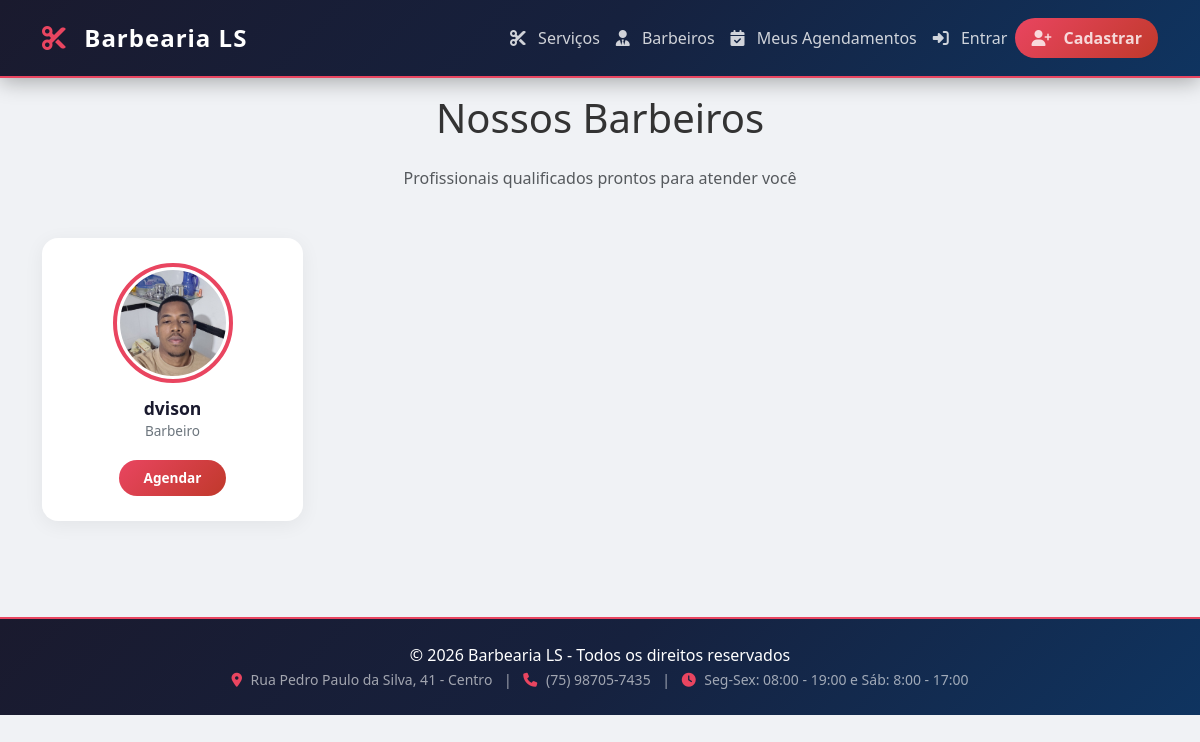
/cliente/barbeiros/, run on the app's committed database.
### apps/barbers/models.py (models this page shows, shortened)
class Barber(BaseModel):
    class BarberStatus(models.TextChoices):
        ACTIVE = 'active', 'Ativo'
        INACTIVE = 'inactive', 'Inativo'
        ON_VACATION = 'on_vacation', 'Em Férias'
        ON_LEAVE = 'on_leave', 'Afastado'
    user = models.OneToOneField(
        User,
        on_delete=models.PROTECT,
        related_name='barber_profile',
        verbose_name=_('Usuário')
    )
    registration_number = models.CharField(
        _('Número de Registro'),
        max_length=20,
        unique=True,
        blank=True,
        null=True,
        help_text='Número de registro profissional (se aplicável)'
    )
    specialty = models.CharField(
        _('Especialidade'),
        max_length=100,
        blank=True,
        help_text='Especialidade principal do barbeiro'
    )
    bio = models.TextField(
        _('Biografia'),
        max_length=500,
        blank=True,
        help_text='Breve descrição sobre o barbeiro'
    )
    experience_years = models.PositiveIntegerField(
        _('Anos de Experiência'),
        default=0,
        help_text='Anos de experiência profissional'
    )
    commission_percentage = models.DecimalField(
        _('Percentual de Comissão'),
        max_digits=5,
        decimal_places=2,
        default=30.00,
        validators=[validate_percentage],
        help_text='Percentual de comissão sobre os serviços'
    )
    status = models.CharField(
        _('Status'),
        max_length=20,
        choices=BarberStatus.choices,
        default=BarberStatus.ACTIVE,
        db_index=True
    )
    total_services = models.PositiveIntegerField(
        _('Total de Serviços'),
        default=0,
        help_text='Total de serviços realizados'
    )
    image = models.ImageField(
        _('Imagem'),
        upload_to='barbers/%Y/%m/',
        blank=True,
        null=True,
        help_text='Foto do barbeiro'
    )
    class Meta:
        verbose_name = _('Barbeiro')
        verbose_name_plural = _('Barbeiros')
        ordering = ['user__first_name', 'user__last_name']
        indexes = [
            models.Index(fields=['status', 'is_active']),
            models.Index(fields=['user', 'is_active']),
        ]
    @property
    def full_name(self):
        return self.user.get_full_name()

### apps/accounts/models.py (models this page shows, shortened)
class User(AbstractUser):
    class UserType(models.TextChoices):
        ADMIN = 'admin', 'Administrador'
        MANAGER = 'manager', 'Gerente'
        BARBER = 'barber', 'Barbeiro'
        RECEPTIONIST = 'receptionist', 'Recepcionista'
        CUSTOMER = 'customer', 'Cliente'
    cpf = models.CharField(
        'CPF',
        max_length=14,
        unique=True,
        validators=[validate_cpf],
        blank=True,
        null=True,
        help_text='CPF do usuário (apenas números)'
    )
    phone = models.CharField(
        'Telefone',
        max_length=15,
        validators=[validate_phone],
        blank=True,
        help_text='Telefone com DDD (apenas números)'
    )
    birth_date = models.DateField(
        'Data de Nascimento',
        blank=True,
        null=True
    )
    user_type = models.CharField(
        'Tipo de Usuário',
        max_length=20,
        choices=UserType.choices,
        default=UserType.CUSTOMER,
        db_index=True
    )
    avatar = models.ImageField(
        'Avatar',
        upload_to='profiles/avatars/%Y/%m/',
        blank=True,
        null=True,
        help_text='Imagem de perfil do usuário'
    )
    bio = models.TextField(
        'Biografia',
        max_length=500,
        blank=True,
        help_text='Breve descrição sobre o usuário'
    )
    is_active = models.BooleanField(
        'Ativo',
        default=True,
        db_index=True,
        help_text='Desative para bloquear o acesso do usuário'
    )
    last_activity = models.DateTimeField(
        'Última Atividade',
        blank=True,
        null=True,
        editable=False
    )
    created_at = models.DateTimeField(
        'Criado em',
        auto_now_add=True,
        editable=False
    )
    updated_at = models.DateTimeField(
        'Atualizado em',
        auto_now=True,
        editable=False
    )
    objects = UserManager()  # Usar o UserManager
    all_objects = models.Manager()
    class Meta:
        db_table = 'auth_user'
        verbose_name = _('Usuário')
        verbose_name_plural = _('Usuários')
        ordering = ['-date_joined']
        indexes = [
            models.Index(fields=['username', 'is_active']),
            models.Index(fields=['email', 'is_active']),
            models.Index(fields=['cpf']),
        ]
    def get_full_name(self):
        if self.first_name and self.last_name:
            return f'{self.first_name} {self.last_name}'
        return self.first_name or self.username

### apps/client/views.py (the view)
# urls.py: path('barbeiros/', views.ClientBarberListView.as_view(), name='barbers'),
class ClientBarberListView(ListView):
    model = Barber
    template_name = 'client/barbers.html'
    context_object_name = 'barbers'
    paginate_by = 12
    def get_queryset(self):
        return Barber.objects.filter(status='active', is_active=True)

### templates/client/barbers.html (shortened to what this page needs)
{% extends 'client/base.html' %}
{% load static %}
{% block content %}
<div class="container py-4">
    <h1 class="text-center mb-4">Nossos Barbeiros</h1>
    <p class="text-center text-muted mb-5">Profissionais qualificados prontos para atender você</p>
    <div class="row">
        {% for barber in barbers %}
        <div class="col-md-3 col-6 mb-4">
            <div class="barber-card">
                <div class="avatar-wrapper">
                    {% if barber.image %}
                    <img src="{{ barber.image.url }}" alt="{{ barber.full_name }}" loading="lazy">
                    {% else %}
                    <div class="avatar-placeholder">
                        <i class="fas fa-user"></i>
                    </div>
                    {% endif %}
                </div>
                <h5 class="barber-name">{{ barber.full_name }}</h5>
                <p class="barber-specialty">{{ barber.specialty|default:"Profissional" }}</p>
                <a href="{% url 'client:appointment_create' %}?barber={{ barber.id }}" class="btn-book">
                    Agendar
                </a>
            </div>
        </div>
        {% empty %}
        <div class="col-12 text-center py-5">
            <i class="fas fa-user-tie fa-3x text-muted mb-3"></i>
            <p class="text-muted">Nenhum barbeiro disponível no momento.</p>
        </div>
        {% endfor %}
    </div>
</div>
{% endblock %}

### static/css/client.css (style rules this page uses)
:root { --primary: #1a1a2e; --secondary: #16213e; --accent: #e94560; --gold: #f5c518; --light: #f8f9fa; --dark: #0f0f1a; --gradient-primary: linear-gradient(135deg, #1a1a2e 0%, #16213e 50%, #0f3460 100%); --gradient-accent: linear-gradient(135deg, #e94560 0%, #c0392b 100%); --shadow: 0 10px 40px rgba(0,0,0,0.15); --shadow-hover: 0 20px 60px rgba(0,0,0,0.25); --border-radius: 20px; }
* { margin: 0; padding: 0; box-sizing: border-box; }
body { font-family: 'Segoe UI', Tahoma, Geneva, Verdana, sans-serif; background: #f0f2f5; color: #333; padding-top: 70px; min-height: 100vh; display: flex; flex-direction: column; }
.barber-card { background: white; border: none; border-radius: var(--border-radius); padding: 25px 15px; text-align: center; transition: all 0.4s cubic-bezier(0.25, 0.46, 0.45, 0.94); box-shadow: var(--shadow); height: 100%; }

### templates/client/barbers.html (style rules this page uses)
.barber-card { background: white; border: none; border-radius: 16px; padding: 25px 15px; text-align: center; transition: all 0.4s; box-shadow: 0 4px 20px rgba(0,0,0,0.06); height: 100%; }
.barber-card .avatar-wrapper { width: 120px; height: 120px; margin: 0 auto 15px; border-radius: 50%; overflow: hidden; border: 4px solid #e94560; padding: 3px; background: white; position: relative; }
.barber-card .avatar-wrapper img { width: 100%; height: 100%; object-fit: cover; border-radius: 50%; transition: transform 0.4s; }
.barber-card .barber-name { font-size: 1.1rem; font-weight: 700; margin-bottom: 2px; color: #1a1a2e; }
.barber-card .barber-specialty { font-size: 0.85rem; color: #6c757d; margin-bottom: 8px; }
.barber-card .btn-book { background: linear-gradient(135deg, #e94560, #c0392b); color: white; border: none; padding: 8px 25px; border-radius: 25px; font-weight: 600; font-size: 0.85rem; transition: all 0.3s; text-decoration: none; display: inline-block; margin-top: 10px; }

### data on the page
Barber: image (picture), full_name "dvison", specialty "Barbeiro"
